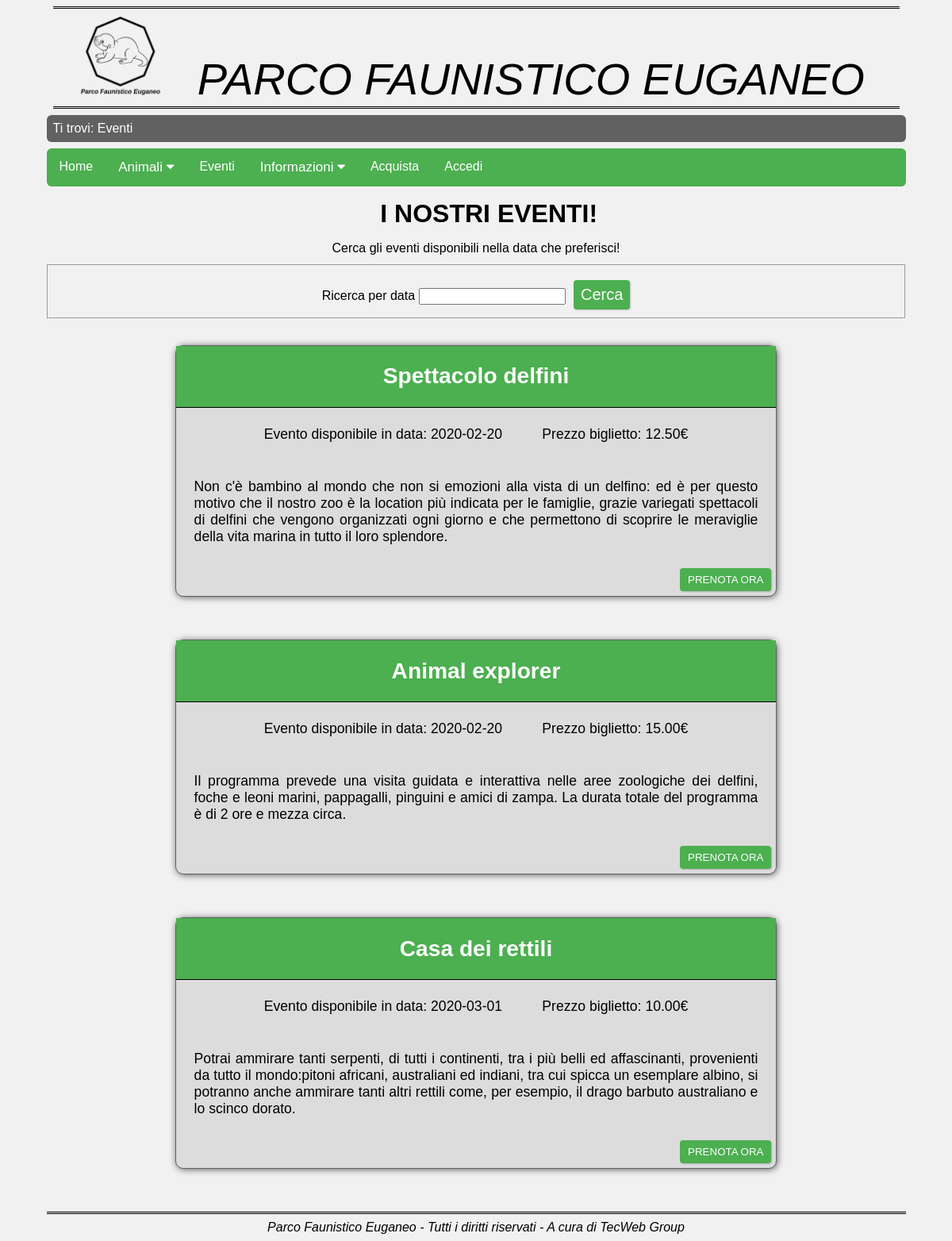
Screenshot of /PAGES/eventi.php with the database file from the repository.
### tables this page shows
CREATE TABLE IF NOT EXISTS Eventi (
    ID int(11) AUTO_INCREMENT,
    Nome varchar(50),
    Prezzo decimal(5,2),
    Data date,
    Descrizione text,
    PRIMARY KEY(ID)
);

### PHP/api/fnFind.php (called while the page is built, shortened)
<?php
function find($beanName, $model) {
	global $beansMaps;
	$response = (Object) [
		"status" => false
		,"response" => "init"
	];
	$sqlTableName	= $beanName && isset($beansMaps->{$beanName}) && isset($beansMaps->{$beanName}->sqlTableName)	? $beansMaps->{$beanName}->sqlTableName	: null;
	$sqlFieldsMap	= $beanName && isset($beansMaps->{$beanName}) && isset($beansMaps->{$beanName}->sqlFieldsMap)	? $beansMaps->{$beanName}->sqlFieldsMap	: null;
	$joins			= $beanName && isset($beansMaps->{$beanName}) && isset($beansMaps->{$beanName}->joins)			? $beansMaps->{$beanName}->joins		: [];
	$children		= $beanName && isset($beansMaps->{$beanName}) && isset($beansMaps->{$beanName}->children)		? $beansMaps->{$beanName}->children		: null;
	$dbh			= $beanName && isset($beansMaps->{$beanName}) && isset($beansMaps->{$beanName}->dbh)			? $beansMaps->{$beanName}->dbh			: null;
	$virgoletta_open = "";
	$virgoletta_close = "";
	if (!$beanName) {
		$response->response = "beanName is null";
	} else if (!isset($beansMaps->{$beanName})) {
		$response->response = "bean '$beanName' not found";
	} else if (!$sqlTableName) {
		$response->response = "tableName is null";
	} else if (!$sqlFieldsMap) {
		$response->response = "fieldsMap is null";
	} else if (!$dbh) {
		$response->response = "dbh is null";
	} else {
		if ($dbh->getAttribute(PDO::ATTR_DRIVER_NAME) == "mysql") {
			$virgoletta_open = "`";
			$virgoletta_close = "`";
		} else if ($dbh->getAttribute(PDO::ATTR_DRIVER_NAME) == "dblib") {
			$virgoletta_open = "[";
			$virgoletta_close = "]";
		} else {
			$virgoletta_open = "`";
			$virgoletta_close = "`";
		}
		$sqlFields = "";
		foreach ($sqlFieldsMap as $jsField => $sqlField) {
			$sqlFieldName = $sqlField->name;
			if (isset($sqlField->options) && isset($sqlField->options->type)) switch ($sqlField->options->type) {
				case "date":
					$sqlFieldName = "$virgoletta_open$sqlFieldName$virgoletta_close";
					if ($dbh->getAttribute(PDO::ATTR_DRIVER_NAME) == "mysql") {
						$sqlFieldName = "DATE_FORMAT($sqlFieldName, '%Y-%m-%dT%TZ')";
					} else if ($dbh->getAttribute(PDO::ATTR_DRIVER_NAME) == "dblib") {
						$sqlFieldName = "CASE WHEN $sqlFieldName IS NULL THEN NULL ELSE CONVERT(VARCHAR(19), $sqlFieldName, 126) + 'Z' END";
					}
					break;
			} else {
				$sqlFieldName = "$virgoletta_open$sqlFieldName$virgoletta_close";
			}
			$sqlFields .= ($sqlFields != "" ? "," : "") . "$sqlFieldName AS $virgoletta_open$jsField$virgoletta_close";
		}
		$sql_joins = "";
		$params = [];
		$where = "";
		$where = $where ? "WHERE $where" : "";
		$sql = "SELECT $sqlFields FROM $virgoletta_open$sqlTableName$virgoletta_close AS $virgoletta_open$beanName"."s$virgoletta_close$sql_joins $where";
		$query = query($dbh, $sql, $params);
		$rows = [];
		if ($query->status) {
			$rows = $query->rows && count($query->rows) > 0 ? $query->rows : [];
		} else {
			$response->response = $query->error;
		}
		if ($query->status) {
			$response->response = $rows;
			$response->status = true;
		}
	}
	return $response;
}
?>

### PHP/api/fnQuery.php (called while the page is built, shortened)
<?php
function query($dbh, $sql, $params) {
	$params = $params ? $params : [];
	$status = false;
	$rows = null;
	$lastInsertId = null;
	$rowCount = null;
	$error = null;
	if ($dbh) {
		try {
			$sql_params = [];
			$sql_params_index_deleted = [];
			for ($sql_param_index = 0; $sql_param_index < count($params); $sql_param_index++) {
				if (isset($params[$sql_param_index])) {
					$sql_params[] = $params[$sql_param_index];
				} else {
					$sql_params_index_deleted[] = $sql_param_index;
				}
			}
			$stmt = $dbh->prepare($sql);
			$stmt->execute($sql_params);
			$rowCount = $stmt->rowCount();
			$rows = [];
			try {
				$rows = $stmt->fetchAll(PDO::FETCH_ASSOC);
				foreach ($rows as &$row) {
					$row = (Object) array_map(function($data) {
						return isset($data) && $data && is_string($data) && !preg_match('!\S!u', $data) ? utf8_encode($data) : $data;
					}, $row);
				}
			} catch (Exception $e) {
			}
			$lastInsertId = $dbh->lastInsertId();
			$status = true;
		} catch (PDOException $e) {
			$error = $e->getMessage() . "\n\r\n\rMore info: \n\rSQL:\n\r\n\r$sql\n\rParams:\n\r" . json_encode($params);
		} catch (Exception $e) {
			$error = $e->getMessage();
		}
	} else {
		$error = "dbh is null";
	}
	return (Object) [
		"status"		=> $status
		,"rows"			=> $rows
		,"lastInsertId"	=> $lastInsertId
		,"rowCount"		=> $rowCount
		,"error"		=> $error
	];
}
?>

### PAGES/eventi.php (the view, shortened to what this page needs)
<?php
require_once "../PHP/modulesInit.php";
require("../PHP/api/beansMaps.php");
require("../PHP/api/fnQuery.php");
require("../PHP/api/fnFind.php");
$output = file_get_contents("../HTML/eventi.html");
$output = str_replace('<a href="eventi.php">','</a>',$output);
$output = str_replace("<menu></menu>",modulesInit::menu(),$output);
$output = str_replace("<breadcrumb></breadcrumb>",modulesInit::breadcrumb("Eventi"),$output);
$result ='';
if($dbh) {
    $query = null;
    if(isset($_POST['cercaData'])) {
        if (preg_match("/^[0-9]{4}-(0[1-9]|1[0-2])-(0[1-9]|[1-2][0-9]|3[0-1])$/",$_POST['cercaData'])){
            $data = $_POST['cercaData'];
            $query=find("EventoBean", (Object)['Data' => $data]);
        }
        else{
            $result = "<p class=\"errorMessage\"> La data deve essere nel formato ANNO-MESE-GIORNO </p>";
            $output = str_replace("<errore></errore>", $result, $output);
            $query=find("EventoBean", null);
        }
    }
    else {
        $query=find("EventoBean", null);
    }
    if ($query->status) {
        if ($query->response && count($query->response) > 0) {
            $result = "<div id=\"risultatiEventi\">";
            if (isset($_SESSION["logged"])){
                foreach($query->response as $eventi) {
                    $result .= "<div class=\"containerEventi\">
                                    <div class=\"titoloEvento\">".$eventi->Nome."</div>
                                    <div class=\"dataEvento\"> Evento disponibile in data: ".date('Y-m-d',strtotime($eventi->Data))."</div>
                                    <div class=\"prezzoEvento\">Prezzo biglietto: ".$eventi->Prezzo."€</div>
                                    <div class=\"descrizioneEvento\">".$eventi->Descrizione."</div>
                                    <form class=\"buttonPrenota\" action=\"../PAGES/acquista.php\" method=\"POST\">
                                        <button type=\"submit\" name=\"prenota\" value=\"$eventi->Nome\" class=\"button internal-button\">PRENOTA ORA</button>
                                    </form>
                                </div>";
                }
            }
            else{
                foreach($query->response as $eventi) {
                    $result .= "<div class=\"containerEventi\">
                                    <div class=\"titoloEvento\">".$eventi->Nome."</div>
                                    <div class=\"dataEvento\">Evento disponibile in data: ".date('Y-m-d',strtotime($eventi->Data))."</div>
                                    <div class=\"prezzoEvento\">Prezzo biglietto: ".$eventi->Prezzo."€</div>
                                    <div class=\"descrizioneEvento\">".$eventi->Descrizione."</div>
                                    <form class=\"buttonPrenota\" action=\"../PHP/login/login.php\" method=\"POST\">
                                        <button type=\"submit\" name=\"prenota\" class=\"button internal-button\">PRENOTA ORA</button>
                                    </form>
                                </div>";
            }
        }
        $result .= "</dl>";
        }
        else {
            $result = "<p class=\"errorMessage\">Nessun evento disponibile nel giorno selezionato.<p>";
        }
    }
    else {
        $error = $query->response;
        $result = "<p class=\"errorMessage\">La query non &egrave; andata a buon fine. Per favore, riprova.</p>";
    }
}
else {
    $result = "<p class=\"errorMessage\">Connessione al database degli eventi fallita. Per favore, riprova.</p>";
}
$output = str_replace("<eventiselezionati/>",$result,$output);
echo $output;
?>

### CSS/cssGenerale.css (style rules this page uses)
* { margin: auto; }
html, body { font-family: Verdana, Arial, Helvetica, sans-serif; font-size: 100%; max-width: 95%; margin: auto; padding: 0; height: 100%; }
body { background-color: #F1F1F1; }
abbr, a, a:hover { text-decoration: none; }
.titolo { text-align: center; font-weight: bolder; display: block; padding: 1.5%; font-size: 2em; }
.button { background-color: #4CAF50; color: #FFFFFF; text-decoration: none; margin-left: 0.3em; font-weight: 500; box-shadow: 1px 1px 2px rgba(0, 0, 0, .2); padding: 0.2em 0.3em; border: 3px solid transparent; border-radius: 4px; float: right; }
.internal-button { cursor: pointer; font-weight: 400; padding: 0.3em 0.5em; float: initial; margin-left: 0; }
#header a { color: #000000; text-decoration: none; }
#header { font-size: 100%; max-width: 100%; margin: 0.5em; border-top: 3px double #000000; border-bottom: 3px double #000000; overflow: auto; }
.logoHeader { float: left; width: 10%; height: auto; margin-left: 2em; }
#header .nomeSito { font-family: Verdana, Arial, Helvetica, sans-serif; font-size: 3.5em; font-style: italic; text-align: center; color: #000000; padding-top: 1em; }
#footer { text-align: center; max-width: 100%; margin: 0.5em 0; border-top: 3px double #000000; overflow: auto; clear: both; }
.parFooter { font-size: 1em; font-style: italic; text-align: center; padding: 0.5em; }
input[type=submit] { background-color: #4CAF50; color: #FFFFFF; padding: 0.75em 1em; border: none; border-radius: 4px; cursor: pointer; font-size: 1.25em; margin-top: 0.625em; display: block; }

### CSS/eventi.css (style rules this page uses)
.containerEventi { position: relative; text-align: center; background-color: #DCDCDC; font-size: 1.1em; margin-right: 15%; margin-left: 15%; margin-bottom: 5%; border: 1px solid#616161; border-radius: 10px; -webkit-box-shadow: 1px 1px 9px 0px rgba(97,97,97,1); -moz-box-shadow: 1px 1px 9px 0px rgba(97,97,97,1); box-shadow: 1px 1px 9px 0px rgba(97,97,97,1); }
#filtroEventi { text-align: center; margin-bottom: 3%; }
#textLine { margin-bottom: 1%; }
#inviaRicerca { background-color: #4CAF50; color: #FFFFFF; text-decoration: none; margin-left: 0.3em; font-weight: 500; box-shadow: 1px 1px 2px rgba(0, 0, 0, .2); padding: 0.2em 0.3em; border: 3px solid transparent; border-radius: 4px; display:inline-block; }
.titoloEvento { text-align: center; font-weight: bolder; font-size: 1.6em; display: block; padding-top: 3%; padding-bottom: 3%; border-bottom: 1px double black; color: #FFFFFF; background-color: #4CAF50; }
.prezzoEvento { display:inline-block; margin: 3%; }
.dataEvento { display:inline-block; margin: 3%; }
.descrizioneEvento { margin: 3%; text-align: justify; font-size: 1em; }
.buttonPrenota { display: block; text-align: right; padding: 6px; }
#titolo { width: 100%; }

### rows the page displays
eventi: Nome "Spettacolo delfini", Data "2020-02-20", Prezzo "12.50", Descrizione "Non c'è bambino al mondo che non si emozioni alla vista di un delfino: ed è per questo motivo che il nostro zoo è la location più indicata per le famiglie, grazie variegati spettacoli di delfini che vengono organizzati ogni giorno e che permettono di scoprire le meraviglie della vita marina in tutto il loro splendore."
eventi: Nome "Animal explorer", Data "2020-02-20", Prezzo "15.00", Descrizione "Il programma prevede una visita guidata e interattiva nelle aree zoologiche dei delfini, foche e leoni marini, pappagalli, pinguini e amici di zampa. La durata totale del programma è di 2 ore e mezza circa."
eventi: Nome "Casa dei rettili", Data "2020-03-01", Prezzo "10.00", Descrizione "Potrai ammirare tanti serpenti, di tutti i continenti, tra i più belli ed affascinanti, provenienti da tutto il mondo:pitoni africani, australiani ed indiani, tra cui spicca un esemplare albino, si potranno anche ammirare tanti altri rettili come, per esempio, il drago barbuto australiano e lo scinco dorato."

### other values shown
$breadcrumb "Ti trovi: Eventi"
